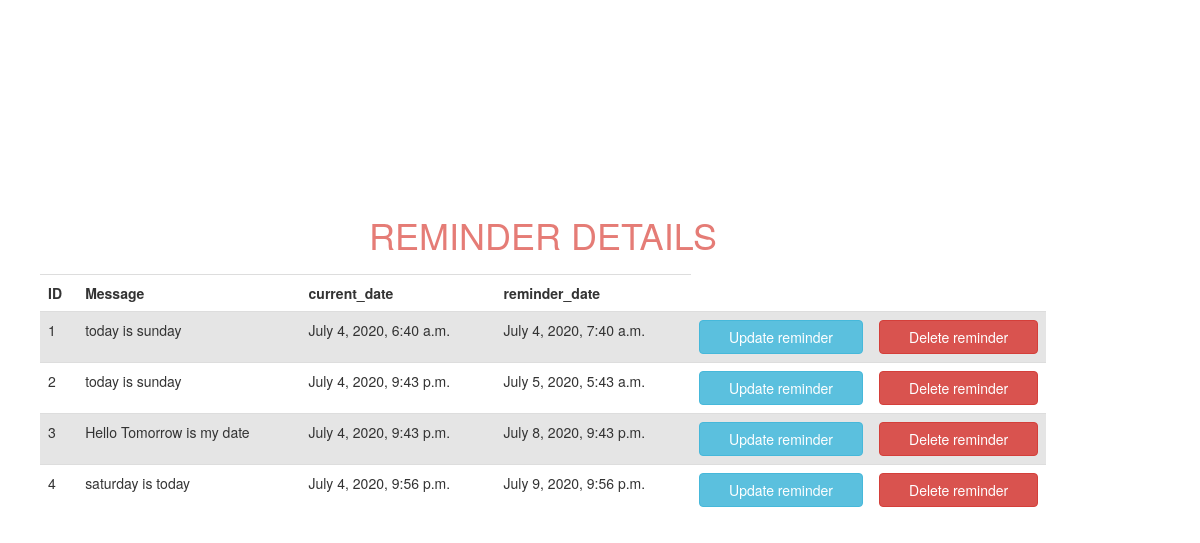
Screenshot of /view/ with the database file from the repository.
### remindapp/models.py (models this page shows, shortened)
class Reminder(models.Model):
    message = models.CharField(max_length=100)
    current_date = models.DateTimeField(default=_datetime.datetime.now())
    reminder_date = models.DateTimeField(default=_datetime.datetime.now())

### remindapp/views.py (the view)
# urls.py: path('view/', views.reminderview, name='reminderview'),
def reminderview(request):
    obj = Reminder.objects.all()
    return render(request, "reminderview.html", {'reminders':obj})

### templates/reminderview.html (shortened to what this page needs)
<!DOCTYPE html>
<html lang="en">
<head>
    <link rel="stylesheet" href="https://maxcdn.bootstrapcdn.com/bootstrap/3.3.7/css/bootstrap.min.css"
>
</head>
<body>
<div class="container">
<div class="view-reminder">
    <h1>Reminder Details</h1>
    <table class="table">
        <tr>
            <th>ID</th>
            <th>Message</th>
            <th>current_date</th>
            <th>reminder_date</th>
        </tr>
        {% for view in reminders %}
            <tr>
                <td>
                    {{ forloop.counter }}
                </td>
                <td>
                    {{ view.message }}
                </td>
                <td>
                    {{ view.current_date }}
                </td>
                <td>
                    {{ view.reminder_date }}
                </td>
                <td>
                    <a href="{% url 'updatereminder' pk=view.id %}" class="btn btn-info btn-block">Update
                        reminder</a>
                </td>
                <td>
                    <a href="{% url 'deletereminder' pk=view.id %}" class="btn btn-danger btn-block">Delete
                        reminder</a>
                </td>
            </tr>
        {% endfor %}
    </table>
</div>
</div>
</body>
</html>

### templates/reminderview.html (style rules this page uses)
* { margin: 0; padding: 0; }
.view-reminder { width: 90%; height: 90vh; padding: 10px; display: flex; justify-content: center; align-items: center; flex-direction: column; }
table { position: relative; width: 50%; }
h1 { padding: 10px; color: #e57c76; text-transform: uppercase; }
table tr:nth-child(even) { background: #e5e5e5; }

### rows the page displays
Reminder: message "today is sunday", current_date "July 4, 2020, 6:40 a.m.", reminder_date "July 4, 2020, 7:40 a.m."
Reminder: message "today is sunday", current_date "July 4, 2020, 9:43 p.m.", reminder_date "July 5, 2020, 5:43 a.m."
Reminder: message "Hello Tomorrow is my date", current_date "July 4, 2020, 9:43 p.m.", reminder_date "July 8, 2020, 9:43 p.m."
Reminder: message "saturday is today", current_date "July 4, 2020, 9:56 p.m.", reminder_date "July 9, 2020, 9:56 p.m."
